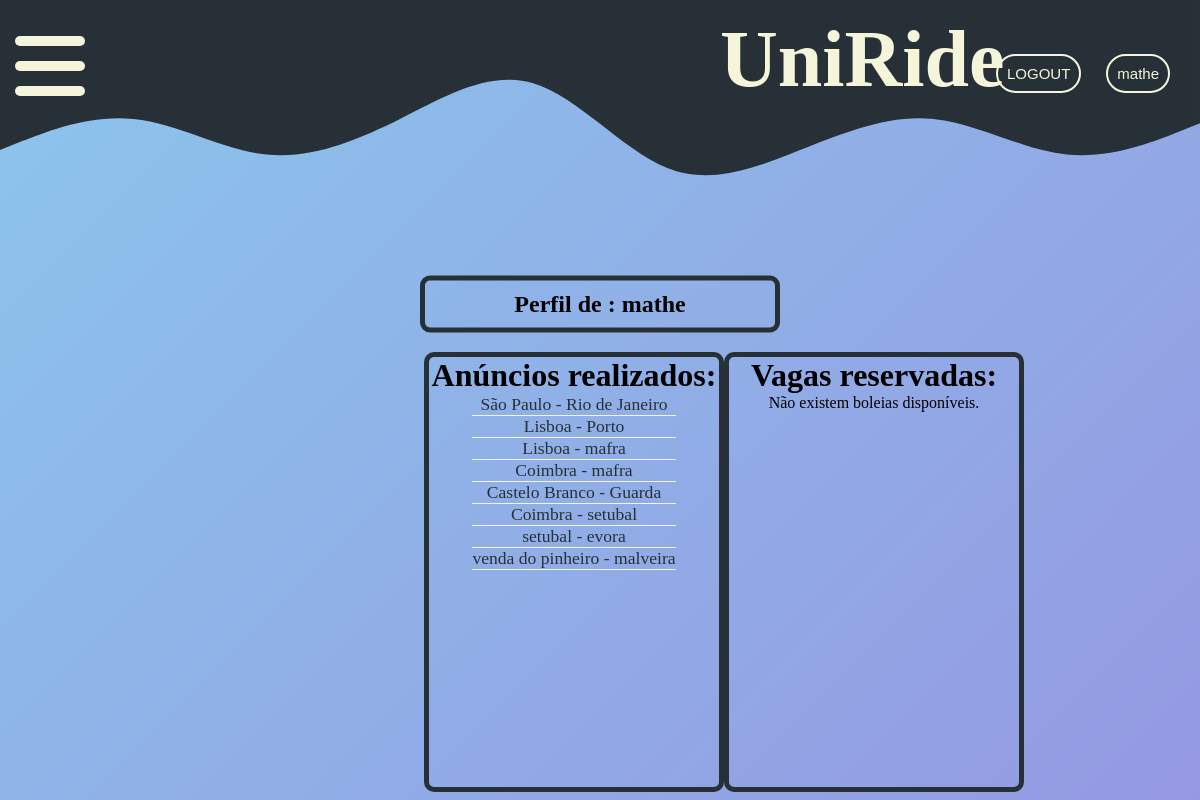
The page /user_info/ (signed in) on the database its author committed.
### MyApp/models.py (models this page shows)
class Boleia(models.Model):
    motorista = models.ForeignKey(User, on_delete=models.CASCADE, related_name='boleias_as_motorista')
    users = models.ManyToManyField(User, blank=True, related_name='boleias_as_passageiro')
    partida = models.CharField(max_length=255)
    chegada = models.CharField(max_length=255)
    horario = models.DateTimeField()
    preco = models.DecimalField(max_digits=8, decimal_places=2)
    vagas = models.IntegerField()
    detalhes = models.TextField(blank=True)

### MyApp/views.py (the view)
# urls.py: path('user_info/', views.user_info_view, name='user_info'),
def user_info_view(request):
    user = request.user
    user_boleias = Boleia.objects.filter(users=user)
    motoristas = Boleia.objects.filter(motorista=user)
    context = {
        'user': user,
        'boleias': user_boleias,
        'motoristas':motoristas
    }
    return render(request, 'MyApp/user_info.html',context)

### MyApp/templates/MyApp/user_info.html (shortened to what this page needs)
{% extends "MyApp/index.html" %}
{% block content %}
 <section class="user_info">
      <h1 id="username_user"> Perfil de : {{ request.user }} </h1>
 </section>
     <div class="user_tables">
         <div class="anuncios_feitos">
             <h1>Anúncios realizados:</h1>
             <div id="anuncios_feitos_table">
                 <ul class="anuncios_feitos_ul">
                   {% if motoristas %}
                    {% for motorista in motoristas %}
                        <li>
                                <a href="{% url 'MyApp:detalhes' motorista.id %}">
                                <span> {{ motorista.partida }} - {{ motorista.chegada}}</span>
                                </a>
                        </li>
                {%endfor%}
                </ul>
                 {% else %}
                     <p>Não existem boleias disponíveis.</p>
                    {% endif %}
             </div>
         </div>
     <div class="boleias_Im_In">
         <h1>Vagas reservadas:</h1>
         <div id="boleias_Im_In_table">
            <ul class="boleias_Im_In_ul">
                    {% if boleias %}
                    {% for boleia in boleias %}
                        <li>
                                <a href="{% url 'MyApp:detalhes' boleia.id %}">
                                    <span> {{ boleia.partida }} - {{ boleia.chegada}} </span>
                                </a>
                        </li>
                    {% endfor %}
                </ul>
                 {% else %}
                    <p>Não existem boleias disponíveis.</p>
                    {% endif %}
         </div>
     </div>
     </div>
{% endblock %}

### MyApp/templates/MyApp/index.html (shortened to what this page needs)
<!DOCTYPE html>
<html lang="en">
<head>
    {% load static %}
    <link rel="stylesheet" type="text/css" href="{% static 'MyApp/styles.css' %}" />
</head>
<body>
<nav>
      <a href="{% url 'MyApp:index' %}">
            <h1 id="titulo">UniRide</h1>
        </a>
        <section class="login_OR_register">
            {% if not user.is_authenticated %}
             <a href="{% url 'MyApp:login' %}">
                <button class="butoes_nav" id="login"> LOGIN</button>
            </a>
            <a href="{% url 'MyApp:register' %}">
                <button class="butoes_nav" id="register">REGISTER</button>
            </a>
            {% else %}
            <a href="{% url 'MyApp:logout' %}">
                <button class="butoes_nav" id="logout">LOGOUT</button>
            </a>
            <a href="{% url 'MyApp:user_info' %}">
                <button class="butoes_nav" id="user_info">{{ user.username }}</button>
            </a>
            {% endif %}
        </section>
    <div class="hamburger-menu">
        <div class="ham-bar bar-top"></div>
         <div class="ham-bar bar-mid"></div>
         <div class="ham-bar bar-bottom"></div>
    </div>
</nav>
{% block content %}{% endblock %}
</body>
</html>

### MyApp/static/MyApp/styles.css (style rules this page uses)
* { margin-left: 0; padding: 0; margin:0; box-sizing: border-box; }
body { background-image: linear-gradient(135deg, #8BC6EC 0%, #9599E2 100%); font-family: "Candara"; min-height: 100vh; background-attachment: fixed; }
a { text-decoration: none; }
nav { position: fixed; margin-top: -10px; width: 100%; height: 15vh; }
#titulo { position: absolute; top: 3vh; left: 90vh; color: beige; font-size: 5rem; z-index: 1; }
.login_OR_register { position: absolute; top: 8vh; left: 83%; display: flex; align-items: center; gap: 15px; }
.hamburger-menu { height: 100px; width: 100px; background-color: #273036; position: fixed; top: 1rem; cursor:pointer; }
.ham-bar { width: 70%; height: 10px; background-color: beige; border-radius:25px; position: absolute; top: 50%; left: 50%; transform: translate(-50%, -50%); transition:transform .6s, opacity .8s, top .6s; }
.bar-top { top: 25%; }
.bar-bottom { top: 75%; }
label, input, button { display: inline-block; margin-right: 10px; white-space: nowrap; }
button { padding: 9px; font-size: 15px; border-width: 2px; border-color: #F5F5DC; background-color: #273036; color: #F5F5DC; border-style: double; border-radius: 50px; }
.user_info { display: flex; flex-direction: column; justify-content: center; align-items: center; position: absolute; top: 38%; left: 50%; transform: translate(-50%, -50%); border: 5px solid #273036; border-radius: 10px; padding: 10px; max-width: 30vw; width: 100%; }
.user_tables { display: flex; flex-direction: row; justify-content:center; width:50%; left: 53vh; height: 55vh; position: absolute; top: 44%; }
.anuncios_feitos { display: flex; flex-direction: column; justify-content: flex-start; align-items: center; width:60%; height: 55vh; border: 5px solid #273036; border-radius: 10px; }
.boleias_Im_In { display: flex; flex-direction: column; justify-content: flex-start; align-items: center; width:60%; height: 55vh; border: 5px solid #273036; border-radius: 10px; }
.boleias_Im_In_ul li, .anuncios_feitos_ul li, .detalhes_ul li { font-size: 1.1em; list-style: none; border-bottom: 1px solid beige; display: flex; flex-direction: column; align-items: center; }
.boleias_Im_In_ul li a, .anuncios_feitos_ul li a { color:#273036; }

### rows shown on the page
Boleia: partida "São Paulo", chegada "Rio de Janeiro"
Boleia: partida "Lisboa", chegada "Porto"
Boleia: partida "Lisboa", chegada "mafra"
Boleia: partida "Coimbra", chegada "mafra"
Boleia: partida "Castelo Branco", chegada "Guarda"
Boleia: partida "Coimbra", chegada "setubal"
Boleia: partida "setubal", chegada "evora"
Boleia: partida "venda do pinheiro", chegada "malveira"

### other values the page prints
{{ user.username }} "mathe"
{{ request.user }} "mathe"
